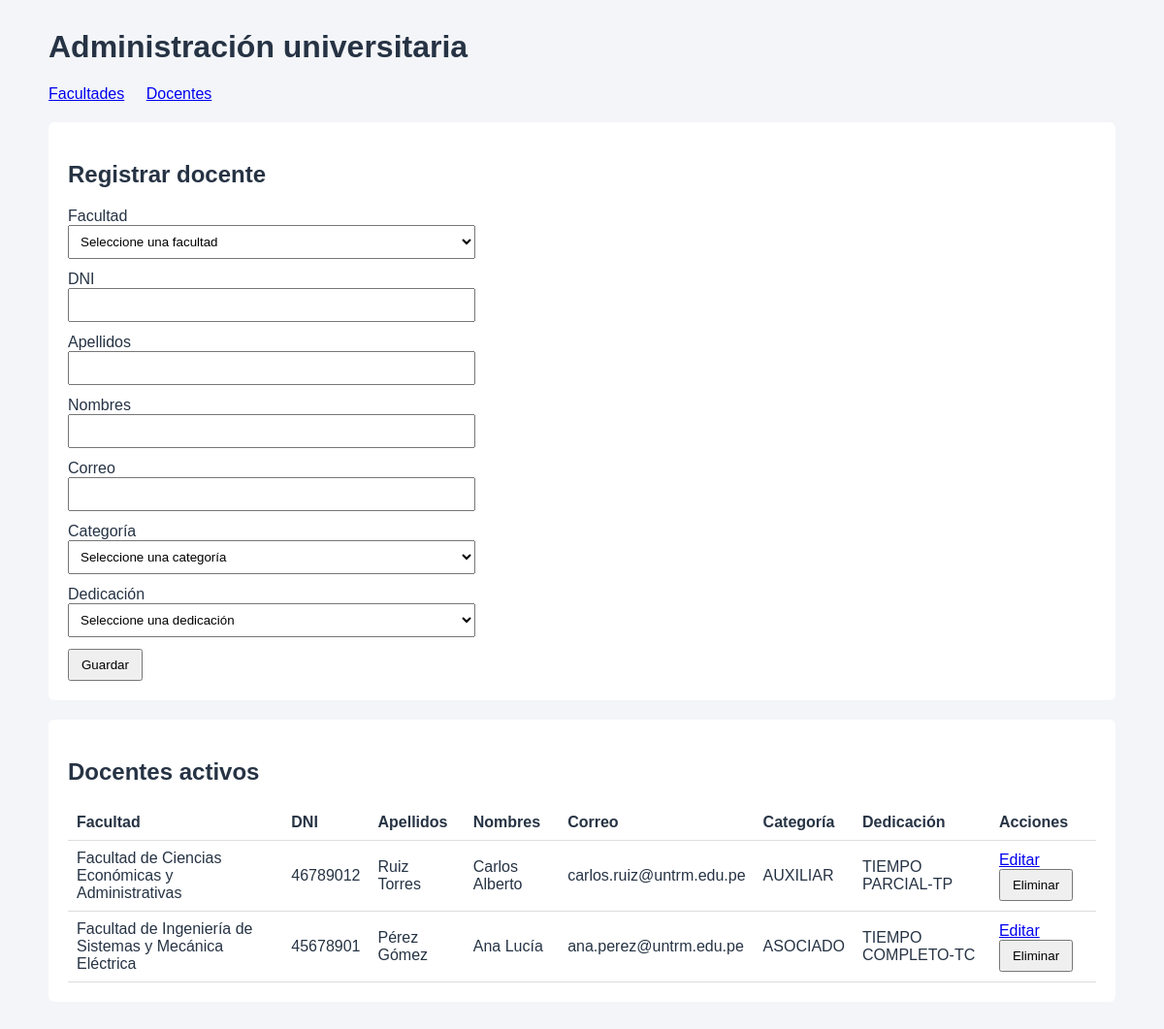
The page /index.php?seccion=docentes on the database its author committed.
### tables this page shows
CREATE TABLE IF NOT EXISTS docente (
    id INT AUTO_INCREMENT PRIMARY KEY,
    id_facultad INT NOT NULL,
    dni VARCHAR(8) NOT NULL,
    apellidos VARCHAR(100) NOT NULL,
    nombres VARCHAR(100) NOT NULL,
    correo VARCHAR(150) NOT NULL,
    categoria ENUM('AUXILIAR', 'ASOCIADO', 'PRINCIPAL') NOT NULL,
    dedicacion ENUM('DEDICACION EXCLUSIVA-DE', 'TIEMPO COMPLETO-TC', 'TIEMPO PARCIAL-TP') NOT NULL,
    estado TINYINT NOT NULL DEFAULT 1,
    CONSTRAINT fk_docente_facultad FOREIGN KEY (id_facultad) REFERENCES facultad(id)
);

CREATE TABLE IF NOT EXISTS facultad (
    id INT AUTO_INCREMENT PRIMARY KEY,
    nombre VARCHAR(120) NOT NULL,
    abreviatura VARCHAR(20) NOT NULL,
    estado TINYINT NOT NULL DEFAULT 1
);

### controladores/AdministracionController.php (called while the page is built, shortened)
<?php
class AdministracionController
{
    public function mostrar(string $seccion, string $accion = 'listar', array $datos = [], array $errores = []): void
    {
        $registros = $seccion === 'facultades' ? Facultad::activos() : Docente::conFacultad();
        require __DIR__ . '/../vistas/paginas/administracion.php';
    }
}

### index.php (called while the page is built, shortened)
<?php
require __DIR__ . '/configuracion/Conexion.php';
require __DIR__ . '/modelos/Docente.php';
require __DIR__ . '/controladores/AdministracionController.php';
require __DIR__ . '/rutas/web.php';

### configuracion/Conexion.php (called while the page is built, shortened)
<?php
class Conexion
{
    public static function obtener(): PDO
    {
        static $conexion = null;
        if ($conexion === null) {
            $conexion = new PDO(
                'mysql:host=127.0.0.1;port=58475;dbname=evaluacion_daw2;charset=utf8mb4',
                'root',
                '',
                [PDO::ATTR_ERRMODE => PDO::ERRMODE_EXCEPTION, PDO::ATTR_EMULATE_PREPARES => false]
            );
        }
        return $conexion;
    }
}

### modelos/Docente.php (called while the page is built, shortened)
<?php
class Docente extends Modelo
{
    public static function conFacultad(): array
    {
        $sql = 'SELECT docente.*, facultad.nombre AS facultad FROM docente INNER JOIN facultad ON facultad.id = docente.id_facultad WHERE docente.estado = 1 ORDER BY docente.id DESC';
        return Conexion::obtener()->query($sql)->fetchAll(PDO::FETCH_CLASS, self::class);
    }
}

### vistas/paginas/administracion.php (the view, shortened to what this page needs)
<?php
function escapar(mixed $valor): string
{
    return htmlspecialchars((string) $valor, ENT_QUOTES, 'UTF-8');
}
?>
<!DOCTYPE html>
<html lang="es">
<head>
    <link rel="stylesheet" href="public/css/estilos.css">
</head>
<body>
    <main>
        <h1>Administración universitaria</h1>
        <nav>
            <a href="index.php?seccion=facultades">Facultades</a>
            <a href="index.php?seccion=docentes">Docentes</a>
        </nav>
        <section>
            <h2>
                <?= !empty($datos['id']) ? 'Editar' : 'Registrar' ?>
                <?= $seccion === 'facultades' ? 'facultad' : 'docente' ?>
            </h2>
            <form method="post" action="index.php?seccion=<?= escapar($seccion) ?>&amp;accion=guardar">
                <?php if ($seccion === 'facultades'): ?>
                    <label>Nombre
                        <input name="nombre" maxlength="120" required value="<?= escapar($datos['nombre'] ?? '') ?>">
                    </label>
                    <label>Abreviatura
                        <input name="abreviatura" maxlength="20" required value="<?= escapar($datos['abreviatura'] ?? '') ?>">
                    </label>
                <?php else: ?>
                    <label>Facultad
                        <select name="id_facultad" required>
                            <option value="">Seleccione una facultad</option>
                        </select>
                    </label>
                    <label>DNI
                        <input name="dni" maxlength="8" pattern="[0-9]{8}" required value="<?= escapar($datos['dni'] ?? '') ?>">
                    </label>
                    <label>Apellidos
                        <input name="apellidos" maxlength="100" required value="<?= escapar($datos['apellidos'] ?? '') ?>">
                    </label>
                    <label>Nombres
                        <input name="nombres" maxlength="100" required value="<?= escapar($datos['nombres'] ?? '') ?>">
                    </label>
                    <label>Correo
                        <input type="email" name="correo" maxlength="150" required value="<?= escapar($datos['correo'] ?? '') ?>">
                    </label>
                    <label>Categoría
                        <select name="categoria" required>
                            <option value="">Seleccione una categoría</option>
                        </select>
                    </label>
                    <label>Dedicación
                        <select name="dedicacion" required>
                            <option value="">Seleccione una dedicación</option>
                        </select>
                    </label>
                <?php endif; ?>
                <button type="submit">Guardar</button>
            </form>
        </section>
        <section>
            <h2><?= $seccion === 'facultades' ? 'Facultades activas' : 'Docentes activos' ?></h2>
            <?php if (!$registros): ?>
                <p>No hay registros activos.</p>
            <?php else: ?>
                <div class="tabla">
                    <table>
                        <thead>
                            <tr>
                                <?php if ($seccion === 'facultades'): ?>
                                    <th>Nombre</th><th>Abreviatura</th>
                                <?php else: ?>
                                    <th>Facultad</th><th>DNI</th><th>Apellidos</th><th>Nombres</th>
                                    <th>Correo</th><th>Categoría</th><th>Dedicación</th>
                                <?php endif; ?>
                                <th>Acciones</th>
                            </tr>
                        </thead>
                        <tbody>
                            <?php foreach ($registros as $registro): ?>
                                <tr>
                                    <?php if ($seccion === 'facultades'): ?>
                                        <td><?= escapar($registro->nombre) ?></td>
                                        <td><?= escapar($registro->abreviatura) ?></td>
                                    <?php else: ?>
                                        <td><?= escapar($registro->facultad) ?></td>
                                        <td><?= escapar($registro->dni) ?></td>
                                        <td><?= escapar($registro->apellidos) ?></td>
                                        <td><?= escapar($registro->nombres) ?></td>
                                        <td><?= escapar($registro->correo) ?></td>
                                        <td><?= escapar($registro->categoria) ?></td>
                                        <td><?= escapar($registro->dedicacion) ?></td>
                                    <?php endif; ?>
                                    <td>
                                        <a href="index.php?seccion=<?= escapar($seccion) ?>&amp;accion=editar&amp;id=<?= $registro->id ?>">Editar</a>
                                        <form class="inline" method="post" action="index.php?seccion=<?= escapar($seccion) ?>&amp;accion=eliminar">
                                            <button type="submit">Eliminar</button>
                                        </form>
                                    </td>
                                </tr>
                            <?php endforeach; ?>
                        </tbody>
                    </table>
                </div>
            <?php endif; ?>
        </section>
    </main>
</body>
</html>

### rutas/web.php (shortened to what this page needs)
<?php
$controlador = new AdministracionController();
$seccion = $_GET['seccion'] ?? 'facultades';
$accion = $_GET['accion'] ?? 'listar';
$metodo = $_SERVER['REQUEST_METHOD'];
if ($metodo === 'GET' && in_array($accion, ['listar', 'editar'], true)) {
    $controlador->mostrar($seccion, $accion);
} elseif ($metodo === 'POST' && $accion === 'guardar') {
    $controlador->guardar($seccion);
} elseif ($metodo === 'POST' && $accion === 'eliminar') {
    $controlador->eliminar($seccion);
} else {
    http_response_code(404);
    echo 'Ruta no encontrada';
}

### public/css/estilos.css (style rules this page uses)
body { margin: 0; background: #f3f5f8; color: #263344; font-family: Arial, sans-serif; }
main { max-width: 1100px; margin: 30px auto; padding: 0 20px; }
nav a { margin-right: 18px; }
section { margin: 20px 0; padding: 20px; background: white; border-radius: 6px; }
label { display: block; margin: 12px 0; }
input, select { display: block; box-sizing: border-box; width: min(100%, 420px); padding: 8px; }
button { padding: 7px 12px; cursor: pointer; }
.tabla { overflow-x: auto; }
table { width: 100%; border-collapse: collapse; }
th, td { padding: 9px; border-bottom: 1px solid #ddd; text-align: left; }
.inline { display: inline; }

### rows shown on the page
docente: id_facultad.nombre "Facultad de Ciencias Económicas y Administrativas", dni "46789012", apellidos "Ruiz Torres", nombres "Carlos Alberto", correo "carlos.ruiz@untrm.edu.pe", categoria "AUXILIAR", dedicacion "TIEMPO PARCIAL-TP"
docente: id_facultad.nombre "Facultad de Ingeniería de Sistemas y Mecánica Eléctrica", dni "45678901", apellidos "Pérez Gómez", nombres "Ana Lucía", correo "ana.perez@untrm.edu.pe", categoria "ASOCIADO", dedicacion "TIEMPO COMPLETO-TC"
